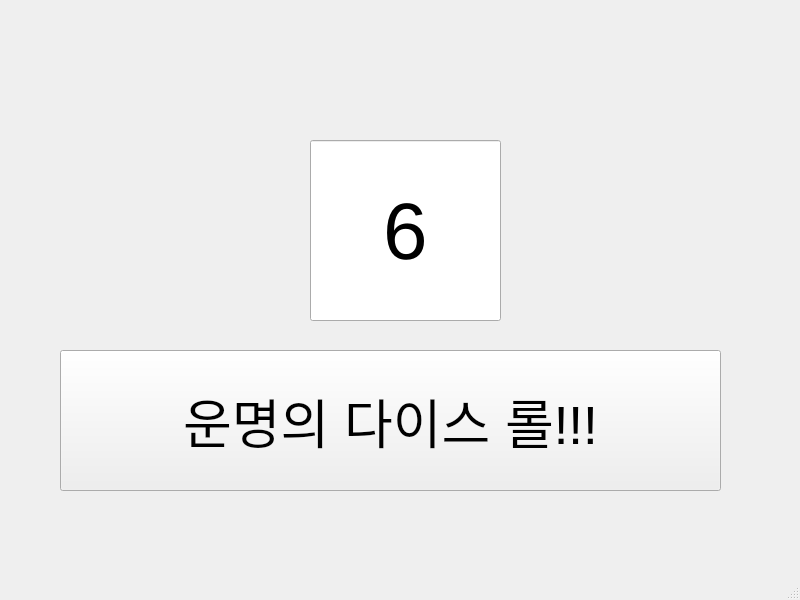
<?xml version="1.0" encoding="UTF-8"?>
<ui version="4.0">
 <class>mainWindow</class>
 <widget class="QMainWindow" name="mainWindow">
  <property name="geometry">
   <rect>
    <x>0</x>
    <y>0</y>
    <width>800</width>
    <height>600</height>
   </rect>
  </property>
  <property name="windowTitle">
   <string>MainWindow</string>
  </property>
  <widget class="QWidget" name="centralwidget">
   <widget class="QPushButton" name="btn_diceStart">
    <property name="geometry">
     <rect>
      <x>60</x>
      <y>350</y>
      <width>661</width>
      <height>141</height>
     </rect>
    </property>
    <property name="font">
     <font>
      <pointsize>40</pointsize>
     </font>
    </property>
    <property name="text">
     <string>운명의 다이스 롤!!!</string>
    </property>
   </widget>
   <widget class="QLineEdit" name="txt_diceNum">
    <property name="geometry">
     <rect>
      <x>310</x>
      <y>140</y>
      <width>191</width>
      <height>181</height>
     </rect>
    </property>
    <property name="font">
     <font>
      <pointsize>60</pointsize>
     </font>
    </property>
    <property name="text">
     <string>6</string>
    </property>
    <property name="alignment">
     <set>Qt::AlignCenter</set>
    </property>
   </widget>
  </widget>
  <widget class="QStatusBar" name="statusbar"/>
 </widget>
 <resources/>
 <connections/>
</ui>
